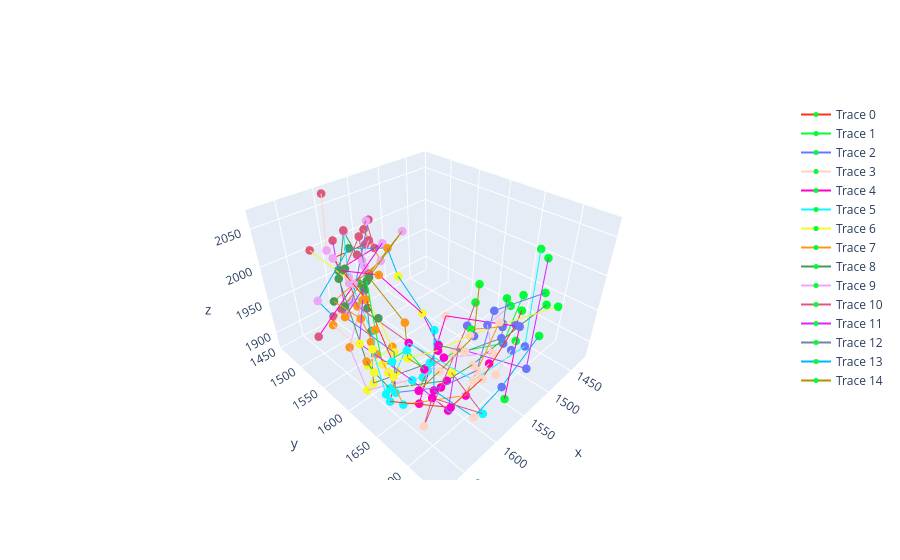

The notebook cell this image was saved under:
### Markdown cell above
We can visualize these individually as before. To visualize pairs in the identified grouping, we can look up the index in the pairs analysis and plot these using the paired plotting function as well. Note that for lookups in the pairs dataframe the lower index is always idx1, the higher idx2.

### Code cell
aligned_all_gpa=tr.run_gpa_all_clusters(traces_long, cluster_df, min_cluster=3)
tr.plot_multi_points(aligned_all_gpa)

### Figure 1 — Plotly figure (JSON) as saved in the notebook; plotly's stock layout.template omitted (floating-point values rounded to 4 significant figures)
{"data": [{"line": {"color": "#FD3216", "width": 2}, "marker": {"color": ["#00FE35", "#6A76FC", "#FED4C4", "#FE00CE", "#0DF9FF", "#F6F926", "#FF9616", "#479B55", "#EEA6FB", "#DC587D"], "size": 5}, "mode": "markers+lines", "name": "Trace 0", "opacity": 1, "type": "scatter3d", "x": [1468.0, 1511.0, 1597.0, 1642.0, 1674.0, 1642.0, 1626.0, 1623.0, 1631.0, 1573.0], "y": [1674.0, 1695.0, 1717.0, 1716.0, 1663.0, 1637.0, 1572.0, 1525.0, 1523.0, 1506.0], "z": [1940.0, 1955.0, 1948.0, 1942.0, 1932.0, 1934.0, 1987.0, 2002.0, 2021.0, 2009.0]}, {"line": {"color": "#00FE35", "width": 2}, "marker": {"color": ["#00FE35", "#6A76FC", "#FED4C4", "#FE00CE", "#0DF9FF", "#F6F926", "#FF9616", "#479B55", "#EEA6FB", "#DC587D"], "size": 5}, "mode": "markers+lines", "name": "Trace 1", "opacity": 1, "type": "scatter3d", "x": [1477.0, 1527.0, 1587.0, 1626.0, 1634.0, 1656.0, 1647.0, 1616.0, 1623.0, 1595.0], "y": [1678.0, 1691.0, 1668.0, 1663.0, 1646.0, 1632.0, 1612.0, 1562.0, 1537.0, 1538.0], "z": [1971.0, 1935.0, 1944.0, 1943.0, 1965.0, 1951.0, 1980.0, 2002.0, 1991.0, 1991.0]}, {"line": {"color": "#6A76FC", "width": 2}, "marker": {"color": ["#00FE35", "#6A76FC", "#FED4C4", "#FE00CE", "#0DF9FF", "#F6F926", "#FF9616", "#479B55", "#EEA6FB", "#DC587D"], "size": 5}, "mode": "markers+lines", "name": "Trace 2", "opacity": 1, "type": "scatter3d", "x": [1453.0, 1527.0, 1581.0, 1625.0, 1665.0, 1638.0, 1663.0, 1642.0, 1615.0, 1576.0], "y": [1694.0, 1674.0, 1698.0, 1687.0, 1662.0, 1630.0, 1583.0, 1552.0, 1527.0, 1521.0], "z": [1970.0, 1973.0, 1935.0, 1934.0, 1938.0, 1954.0, 1990.0, 1975.0, 1953.0, 2049.0]}, {"line": {"color": "#FED4C4", "width": 2}, "marker": {"color": ["#00FE35", "#6A76FC", "#FED4C4", "#FE00CE", "#0DF9FF", "#F6F926", "#FF9616", "#479B55", "#EEA6FB", "#DC587D"], "size": 5}, "mode": "markers+lines", "name": "Trace 3", "opacity": 1, "type": "scatter3d", "x": [1530.0, 1545.0, 1571.0, 1571.0, 1637.0, 1663.0, 1655.0, 1590.0, 1629.0, 1595.0], "y": [1709.0, 1714.0, 1715.0, 1706.0, 1711.0, 1658.0, 1543.0, 1506.0, 1508.0, 1458.0], "z": [1952.0, 1952.0, 1933.0, 1944.0, 1932.0, 1956.0, 1951.0, 1960.0, 2024.0, 2067.0]}, {"line": {"color": "#FE00CE", "width": 2}, "marker": {"color": ["#00FE35", "#6A76FC", "#FED4C4", "#FE00CE", "#0DF9FF", "#F6F926", "#FF9616", "#479B55", "#EEA6FB", "#DC587D"], "size": 5}, "mode": "markers+lines", "name": "Trace 4", "opacity": 1, "type": "scatter3d", "x": [1562.0, 1526.0, 1560.0, 1624.0, 1598.0, 1611.0, 1628.0, 1625.0, 1577.0, 1677.0], "y": [1724.0, 1709.0, 1631.0, 1652.0, 1655.0, 1645.0, 1600.0, 1521.0, 1545.0, 1546.0], "z": [1896.0, 1970.0, 1960.0, 1880.0, 1956.0, 2000.0, 2033.0, 2001.0, 2028.0, 1948.0]}, {"line": {"color": "#0DF9FF", "width": 2}, "marker": {"color": ["#00FE35", "#6A76FC", "#FED4C4", "#FE00CE", "#0DF9FF", "#F6F926", "#FF9616", "#479B55", "#EEA6FB", "#DC587D"], "size": 5}, "mode": "markers+lines", "name": "Trace 5", "opacity": 1, "type": "scatter3d", "x": [1422.0, 1513.0, 1594.0, 1621.0, 1673.0, 1674.0, 1643.0, 1620.0, 1621.0, 1606.0], "y": [1661.0, 1712.0, 1704.0, 1635.0, 1656.0, 1642.0, 1605.0, 1567.0, 1535.0, 1512.0], "z": [2004.0, 1935.0, 1935.0, 1960.0, 1937.0, 1989.0, 1937.0, 1935.0, 1997.0, 2043.0]}, {"line": {"color": "#F6F926", "width": 2}, "marker": {"color": ["#00FE35", "#6A76FC", "#FED4C4", "#FE00CE", "#0DF9FF", "#F6F926", "#FF9616", "#479B55", "#EEA6FB", "#DC587D"], "size": 5}, "mode": "markers+lines", "name": "Trace 6", "opacity": 1, "type": "scatter3d", "x": [1486.0, 1510.0, 1555.0, 1611.0, 1674.0, 1670.0, 1596.0, 1629.0, 1624.0, 1632.0], "y": [1728.0, 1677.0, 1664.0, 1669.0, 1671.0, 1626.0, 1575.0, 1595.0, 1548.0, 1476.0], "z": [1986.0, 1945.0, 1947.0, 1964.0, 1993.0, 1954.0, 1900.0, 1976.0, 1995.0, 2012.0]}, {"line": {"color": "#FF9616", "width": 2}, "marker": {"color": ["#00FE35", "#6A76FC", "#FED4C4", "#FE00CE", "#0DF9FF", "#F6F926", "#FF9616", "#479B55", "#EEA6FB", "#DC587D"], "size": 5}, "mode": "markers+lines", "name": "Trace 7", "opacity": 1, "type": "scatter3d", "x": [1543.0, 1532.0, 1550.0, 1597.0, 1667.0, 1660.0, 1653.0, 1649.0, 1583.0, 1554.0], "y": [1656.0, 1691.0, 1698.0, 1697.0, 1675.0, 1646.0, 1597.0, 1542.0, 1547.0, 1478.0], "z": [1945.0, 1962.0, 1984.0, 1908.0, 1932.0, 1951.0, 1989.0, 1980.0, 2007.0, 2012.0]}, {"line": {"color": "#479B55", "width": 2}, "marker": {"color": ["#00FE35", "#6A76FC", "#FED4C4", "#FE00CE", "#0DF9FF", "#F6F926", "#FF9616", "#479B55", "#EEA6FB", "#DC587D"], "size": 5}, "mode": "markers+lines", "name": "Trace 8", "opacity": 1, "type": "scatter3d", "x": [1456.0, 1513.0, 1582.0, 1612.0, 1664.0, 1672.0, 1673.0, 1643.0, 1586.0, 1586.0], "y": [1699.0, 1701.0, 1692.0, 1683.0, 1651.0, 1639.0, 1629.0, 1549.0, 1482.0, 1504.0], "z": [1957.0, 1958.0, 1940.0, 1932.0, 1935.0, 1955.0, 1964.0, 2012.0, 2022.0, 1999.0]}, {"line": {"color": "#EEA6FB", "width": 2}, "marker": {"color": ["#00FE35", "#6A76FC", "#FED4C4", "#FE00CE", "#0DF9FF", "#F6F926", "#FF9616", "#479B55", "#EEA6FB", "#DC587D"], "size": 5}, "mode": "markers+lines", "name": "Trace 9", "opacity": 1, "type": "scatter3d", "x": [1504.0, 1545.0, 1561.0, 1614.0, 1633.0, 1673.0, 1661.0, 1605.0, 1604.0, 1586.0], "y": [1680.0, 1680.0, 1701.0, 1679.0, 1669.0, 1624.0, 1582.0, 1541.0, 1540.0, 1532.0], "z": [1971.0, 1967.0, 1948.0, 1963.0, 1941.0, 1919.0, 1945.0, 1974.0, 2014.0, 2030.0]}, {"line": {"color": "#DC587D", "width": 2}, "marker": {"color": ["#00FE35", "#6A76FC", "#FED4C4", "#FE00CE", "#0DF9FF", "#F6F926", "#FF9616", "#479B55", "#EEA6FB", "#DC587D"], "size": 5}, "mode": "markers+lines", "name": "Trace 10", "opacity": 1, "type": "scatter3d", "x": [1506.0, 1538.0, 1672.0, 1647.0, 1615.0, 1615.0, 1622.0, 1622.0, 1579.0, 1572.0], "y": [1630.0, 1646.0, 1710.0, 1696.0, 1735.0, 1691.0, 1548.0, 1530.0, 1520.0, 1523.0], "z": [1950.0, 1942.0, 1935.0, 1942.0, 1925.0, 1951.0, 1963.0, 2006.0, 2048.0, 2010.0]}, {"line": {"color": "#D626FF", "width": 2}, "marker": {"color": ["#00FE35", "#6A76FC", "#FED4C4", "#FE00CE", "#0DF9FF", "#F6F926", "#FF9616", "#479B55", "#EEA6FB", "#DC587D"], "size": 5}, "mode": "markers+lines", "name": "Trace 11", "opacity": 1, "type": "scatter3d", "x": [1435.0, 1535.0, 1570.0, 1628.0, 1646.0, 1674.0, 1652.0, 1620.0, 1627.0, 1601.0], "y": [1679.0, 1730.0, 1661.0, 1700.0, 1666.0, 1622.0, 1604.0, 1560.0, 1528.0, 1479.0], "z": [2004.0, 1928.0, 1935.0, 1912.0, 1944.0, 1984.0, 2017.0, 1993.0, 1940.0, 2015.0]}, {"line": {"color": "#6E899C", "width": 2}, "marker": {"color": ["#00FE35", "#6A76FC", "#FED4C4", "#FE00CE", "#0DF9FF", "#F6F926", "#FF9616", "#479B55", "#EEA6FB", "#DC587D"], "size": 5}, "mode": "markers+lines", "name": "Trace 12", "opacity": 1, "type": "scatter3d", "x": [1509.0, 1542.0, 1603.0, 1610.0, 1619.0, 1644.0, 1631.0, 1616.0, 1602.0, 1611.0], "y": [1677.0, 1698.0, 1698.0, 1668.0, 1664.0, 1596.0, 1580.0, 1558.0, 1541.0, 1549.0], "z": [1983.0, 1956.0, 1976.0, 1970.0, 1949.0, 1886.0, 1933.0, 1962.0, 2005.0, 2051.0]}, {"line": {"color": "#00B5F7", "width": 2}, "marker": {"color": ["#00FE35", "#6A76FC", "#FED4C4", "#FE00CE", "#0DF9FF", "#F6F926", "#FF9616", "#479B55", "#EEA6FB", "#DC587D"], "size": 5}, "mode": "markers+lines", "name": "Trace 13", "opacity": 1, "type": "scatter3d", "x": [1479.0, 1559.0, 1630.0, 1630.0, 1601.0, 1591.0, 1575.0, 1606.0, 1673.0, 1643.0], "y": [1709.0, 1717.0, 1736.0, 1681.0, 1653.0, 1586.0, 1552.0, 1518.0, 1551.0, 1526.0], "z": [1927.0, 1907.0, 1934.0, 1929.0, 1976.0, 2008.0, 2023.0, 2022.0, 1999.0, 1947.0]}, {"line": {"color": "#B68E00", "width": 2}, "marker": {"color": ["#00FE35", "#6A76FC", "#FED4C4", "#FE00CE", "#0DF9FF", "#F6F926", "#FF9616", "#479B55", "#EEA6FB", "#DC587D"], "size": 5}, "mode": "markers+lines", "name": "Trace 14", "opacity": 1, "type": "scatter3d", "x": [1505.0, 1550.0, 1626.0, 1656.0, 1622.0, 1614.0, 1615.0, 1611.0, 1554.0, 1635.0], "y": [1634.0, 1666.0, 1685.0, 1687.0, 1664.0, 1624.0, 1622.0, 1560.0, 1554.0, 1532.0], "z": [1979.0, 1945.0, 1956.0, 1953.0, 1940.0, 1925.0, 1976.0, 2004.0, 2038.0, 1956.0]}], "layout": {}}
